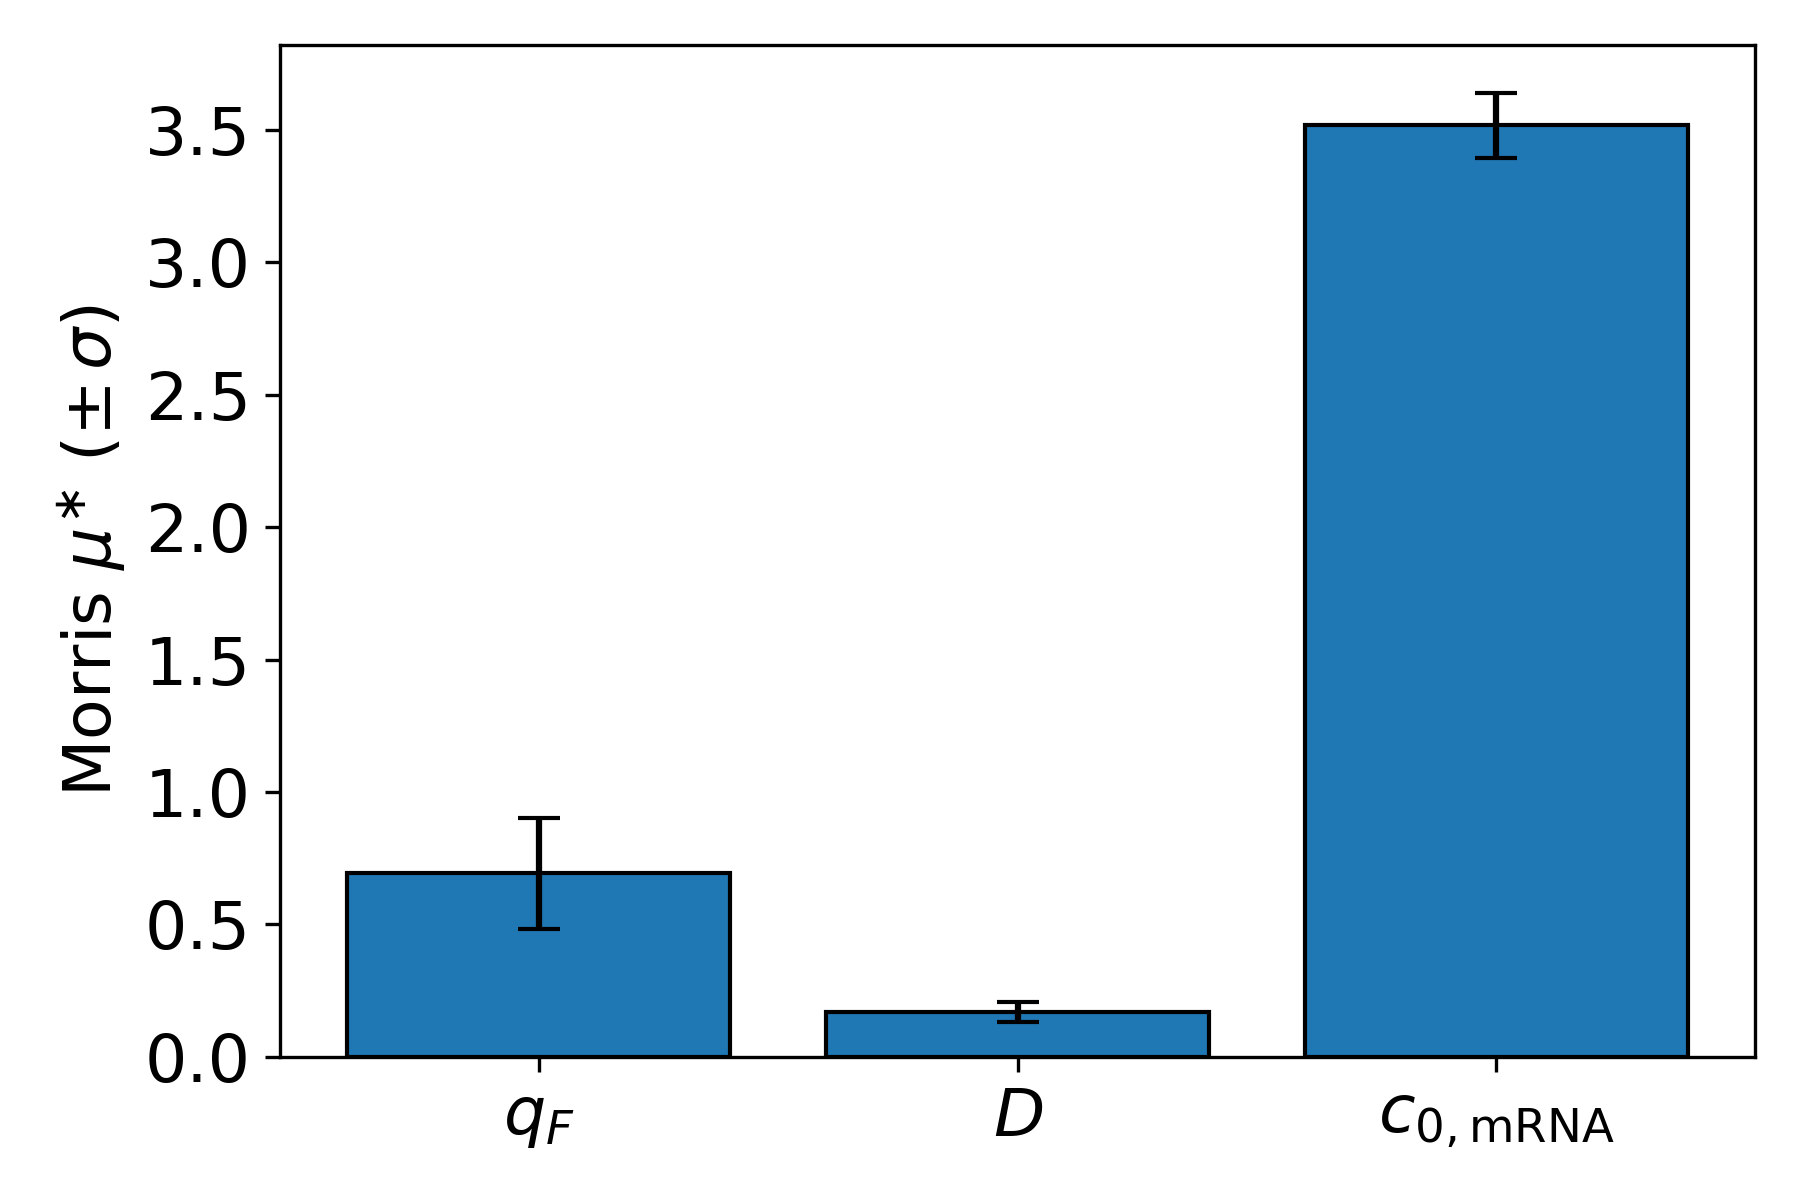

Reproduce this figure in Python.
import numpy as np
import matplotlib.pyplot as plt
from SALib.sample import morris as morris_sample
from SALib.analyze import morris as morris_analyze
from schemas import MembraneInput
from matlab_interface import run_membrane_model

# ---------- Pretty labels for x-axis ----------
LABELS = {
    'qF': r'$q_F$',
    'D': r'$D$',
    'c0_mRNA': r'$c_{0,\mathrm{mRNA}}$',
}

# ---------- Sensitivity problem (NO X here) ----------
names = ['qF', 'D', 'c0_mRNA']
bounds = [
    [2.0, 5.0],    # qF [mL/min]
    [4.0, 5.0],    # D [mL/min]
    [0.8, 1.2],    # c0_mRNA [mg/mL]
]
problem = {'num_vars': len(names), 'names': names, 'bounds': bounds}

# ---------- Nominal (unchanged inputs; X fixed at 0.90) ----------
nominal = {
    'c0_protein': 1.0,   # mg/mL
    'c0_ntps': 1.0,      # mg/mL
    'X': 0.90,           # conversion (fixed)
    'n_stages': 3,       # number of TFF stages
    'filterType': 'NOVIBRO'
}

# ---------- Morris sampling ----------
param_values = morris_sample.sample(
    problem, N=30, num_levels=4, optimal_trajectories=10
)

# ---------- Helper: keep only complete trajectories ----------
def keep_complete_trajectories(X, Y, k):
    traj_size = k + 1
    n_rows = len(Y)
    n_traj = n_rows // traj_size
    if n_rows % traj_size != 0:
        cut = n_traj * traj_size
        X, Y = X[:cut], Y[:cut]
    Yb = Y.reshape(n_traj, traj_size)
    mask = np.all(np.isfinite(Yb), axis=1)
    idx = np.arange(len(Y)).reshape(n_traj, traj_size)[mask].ravel()
    return X[idx], Y[idx]

# ---------- Run model and collect last-stage final TFF mRNA ----------
y_tff_mrna = np.zeros(len(param_values))
for i, xi in enumerate(param_values):
    params = dict(zip(names, xi))
    params.update(nominal)  # add fixed inputs (incl. X)
    try:
        inp = MembraneInput(**params)
        out = run_membrane_model(
            inp.qF,
            inp.c0_mRNA,
            inp.c0_protein,
            inp.c0_ntps,
            inp.X,
            inp.n_stages,
            inp.D,
            inp.filterType
        )
        last_stage_idx = int(inp.n_stages) - 1
        y_tff_mrna[i] = out['TFF_mRNA'][last_stage_idx][-1]
    except Exception:
        y_tff_mrna[i] = np.nan

# ---------- Clean & Morris analysis ----------
Xc, Yc = keep_complete_trajectories(param_values, y_tff_mrna, problem['num_vars'])
Si = morris_analyze.analyze(problem, Xc, Yc, num_levels=4, print_to_console=False)
mu_star, sigma = Si['mu_star'], Si['sigma']

# ---------- Plot ----------
plt.figure(figsize=(6, 4))
tick_labels = [LABELS.get(n, n) for n in names]
plt.bar(tick_labels, mu_star, yerr=sigma, capsize=5, edgecolor='k')
plt.ylabel(r"Morris $\mu^{\ast}$ ($\pm\,\sigma$)", fontsize=16)
plt.xticks(rotation=0, ha='center', fontsize=16)
plt.yticks(fontsize=16)
plt.tight_layout()
plt.savefig("sensitivity_tff.png", dpi=300)
plt.show()






# import numpy as np
# import matplotlib.pyplot as plt
# from SALib.sample import morris as morris_sample
# from SALib.analyze import morris as morris_analyze
# from schemas import MembraneInput
# from matlab_interface import run_membrane_model

# # 1) Define the Membrane sensitivity problem: varying qF, D, and c0_mRNA
# names = ['qF', 'D', 'c0_mRNA']
# bounds = [
#     [2.0, 5.0],    # Feed flow rate qF [mL/min]
#     [4.0, 5.0],    # Buffer wash flow D [mL/min]
#     [0.8, 1.2]     # Initial mRNA concentration c0_mRNA [mg/mL]
# ]
# problem = {'num_vars': len(names), 'names': names, 'bounds': bounds}

# # 2) Nominal settings for unchanged inputs
# nominal = {
#     'c0_protein': 1.0,    # mg/mL
#     'c0_ntps': 1.0,       # mg/mL
#     'X': 0.90,            # conversion fraction
#     'n_stages': 3,        # fixed number of TFF stages
#     'filterType': 'NOVIBRO'  # valid filter type
# }

# # 3) Generate Morris samples
# param_values = morris_sample.sample(
#     problem,
#     N=30,
#     num_levels=4,
#     optimal_trajectories=10
# )

# # 4) Run model and collect final TFF mRNA for last stage
# y_tff_mrna = np.zeros(len(param_values))
# for i, xi in enumerate(param_values):
#     params = dict(zip(names, xi))
#     params.update(nominal)
#     inp = MembraneInput(**params)
#     try:
#         out = run_membrane_model(
#             inp.qF,
#             inp.c0_mRNA,
#             inp.c0_protein,
#             inp.c0_ntps,
#             inp.X,
#             inp.n_stages,
#             inp.D,
#             inp.filterType
#         )
#         # Extract last stage's final mRNA
#         last_stage_idx = inp.n_stages - 1
#         y_tff_mrna[i] = out['TFF_mRNA'][last_stage_idx][-1]
#     except Exception:
#         y_tff_mrna[i] = np.nan

# # 5) Clean up any NaNs and perform Morris analysis on valid samples
# mask = ~np.isnan(y_tff_mrna)
# X_valid = param_values[mask]
# y_valid = y_tff_mrna[mask]

# if len(y_valid) < len(y_tff_mrna):
#     print(f"Dropped {len(y_tff_mrna) - len(y_valid)} invalid samples due to simulation errors.")

# Si = morris_analyze.analyze(
#     problem,
#     X_valid,
#     y_valid,
#     num_levels=4,
#     print_to_console=False
# )
# mu_star, sigma = Si['mu_star'], Si['sigma']
# LABELS = {
#     'qF': r'$q_F$',
#     'D': r'$D$',
#     'c0_mRNA': r'$c_{0,\mathrm{mRNA}}$',
    
# }

# # 6) Visualization: Bar chart only
# plt.figure(figsize=(6, 4))
# # names1 = ['Input\nflow rate', 'Diafiltration\nflow rate', 'Input mRNA\nconcentration']
# plt.bar(LABELS, mu_star, yerr=sigma, capsize=5, edgecolor='k')
# plt.ylabel('Morris μ* (± σ)', fontsize=16)
# # plt.title('Membrane Sensitivity: mRNA concentration', fontsize=16)
# plt.xticks(rotation=0, ha='center', fontsize=16)
# plt.yticks(fontsize=16)
# plt.tight_layout()
# plt.savefig("sensitivity_tff.png", dpi=300)
# plt.show()
